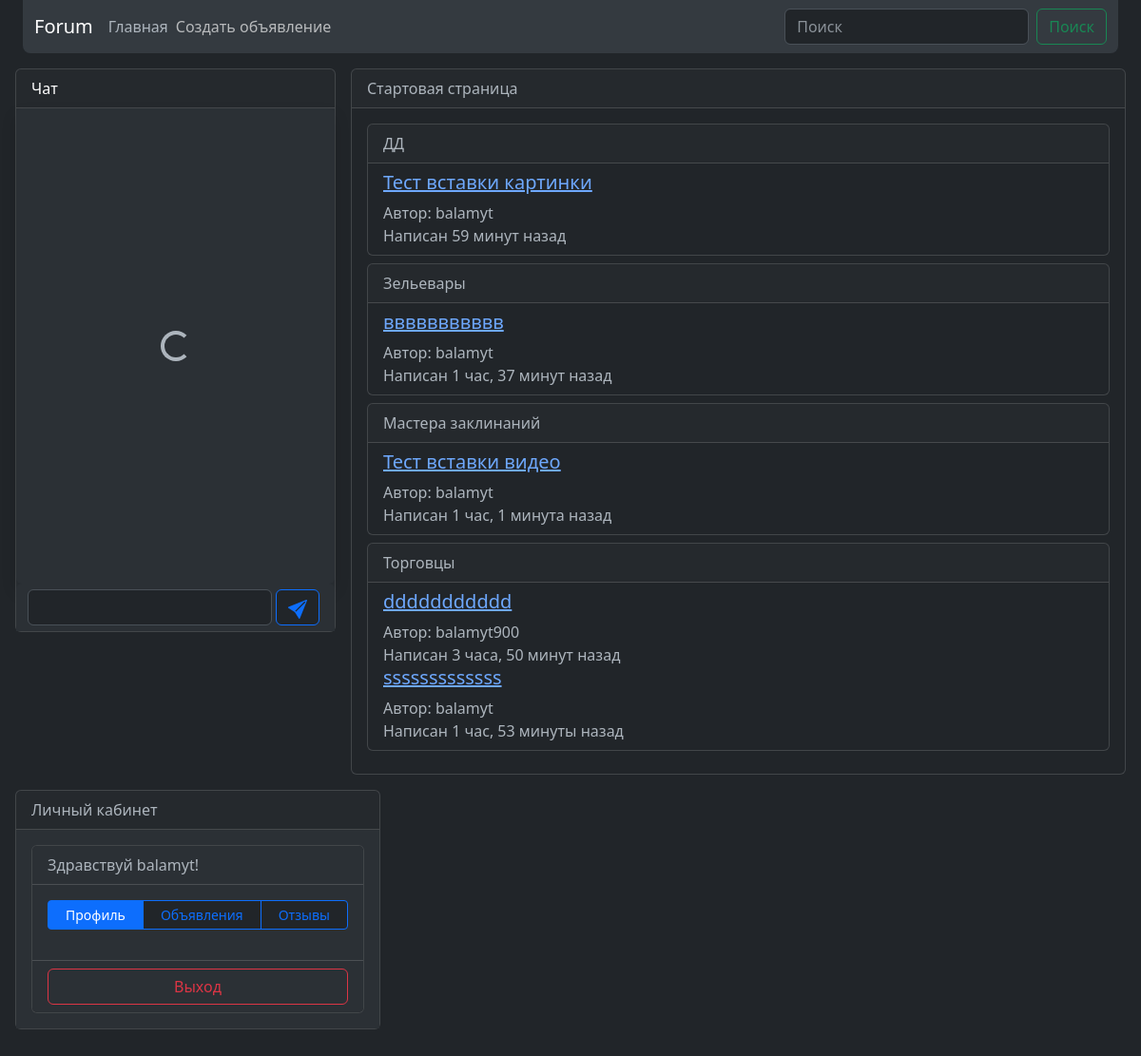
The page / (signed in) on the database its author committed.
### announcement/models.py (models this page shows, shortened)
class Announcement(models.Model):
    author = models.ForeignKey(User, on_delete=models.CASCADE)
    title = models.CharField(max_length=255, null=False)
    text = models.CharField(max_length=555, null=False)
    date = models.DateTimeField(default=time)
    category = models.ForeignKey(Category, on_delete=models.CASCADE)
    class Meta:
        ordering = ('date', )

class Category(models.Model):
    name = models.CharField(max_length=50, null=False)

### main/views.py (the view)
# urls.py: path('', IndexView.as_view()),
class IndexView(ListView):
    model = Category
    template_name = 'index.html'
    def get_context_data(self, *, object_list=None, **kwargs):
        context = super().get_context_data(**kwargs)
        objects = Announcement.objects.all()[:10]
        cats = context['object_list']
        context['object_list'] = {}
        for cat in cats:
            context['object_list'][f'{cat.name}'] = []
            for obj in objects:
                if obj.category.name == cat.name:
                    context['object_list'][f'{cat.name}'].append(obj)
            if not context['object_list'][f'{cat.name}']:
                context['object_list'].pop(f'{cat.name}')
        return context

### templates/index.html
{% extends 'main.html' %}
{% block extra_head %}
{% load humanize %}
{% endblock %}
{% block body %}
<div class="card">
    <div class="card-header">Стартовая страница</div>
    <div class="card-body">
        {% for cat, objects in object_list.items %}
            <div class="card mb-2">
                <div class="card-header">{{ cat }}</div>
                <div class="group-list card-body py-2">
                    {% for obj in objects %}
                        <div class="group-list-item">
                            <a href="/announce/{{ obj.pk }}"><h5>{{ obj.title }}</h5></a>
                            Автор: {{ obj.author }}<br>
                            Написан {{ obj.date|timesince }} назад
                        </div>
                    {% endfor %}
                </div>
            </div>
        {% endfor %}
    </div>
</div>
{% endblock body %}

### templates/account/profile.html (shortened to what this page needs)
    <div class="card flex-nowrap">
      <div class="card-header">Личный кабинет</div>
      <div class="card-body bg-body-tertiary" id="login_window">
        {% if not request.user.is_authenticated %}
          <form class="form-control bg-body-tertiary" id="login_form">
          <label for="login_email">Логин или E-mail адрес</label>
          <input class="form-control" id="login_email" name="login" type="text" required>
          <div class="invalid-feedback" id="login_errors"></div>
          <label for="password">Пароль</label>
          <input class="form-control" id="password" name="password" type="password" required>
          <div class="form-check">
            <input class="form-check-input" id="remember" name="remember" type="checkbox">
            <label class="form-check-label" for="remember">Запомнить меня</label>
          </div>
          <button class="btn btn-outline-primary my-2" style="width: 223px" type="submit">Авторизация</button>
            <a class="btn btn-outline-primary" href="/accounts/google/login/?process=login">
                    <svg xmlns="http://www.w3.org/2000/svg" width="20" height="20" fill="currentColor" class="bi bi-google" viewBox="0 0 16 16">
                      <path d="M15.545 6.558a9.42 9.42 0 0 1 .139 1.626c0 2.434-.87 4.492-2.384 5.885h.002C11.978 15.292 10.158 16 8 16A8 8 0 1 1 8 0a7.689 7.689 0 0 1 5.352 2.082l-2.284 2.284A4.347 4.347 0 0 0 8 3.166c-2.087 0-3.86 1.408-4.492 3.304a4.792 4.792 0 0 0 0 3.063h.003c.635 1.893 2.405 3.301 4.492 3.301 1.078 0 2.004-.276 2.722-.764h-.003a3.702 3.702 0 0 0 1.599-2.431H8v-3.08h7.545z"/>
                    </svg>
                </a>
          <h6>Еще нет аккаунта? <a href="{% url 'account_signup' %}">Регистрация</a></h6>
          <div class="alert alert-danger d-none" id="errors" role="alert"></div>
        </form>
       {% else %}
          <div class="card">
          <div class="card-header bg-body-tertiary">Здравствуй {{ request.user.username }}!</div>
          <div class="card-body bg-body-tertiary">
            <div class="d-flex flex-row mb-3 btn-group bg-body" role="group">
              <button class="btn btn-outline-primary btn-sm" id="profile_btn">Профиль</button>
              <button class="btn btn-outline-primary btn-sm" id="announce_btn">Объявления</button>
              <button class="btn btn-outline-primary btn-sm" id="reply_btn">Отзывы</button>
            </div>
          </div>
          <div class="card-footer d-grid gap-2 bg-body-tertiary">
            <button class="btn btn-outline-danger" id="logout_form">Выход</button>
          </div>
          </div>
       {% endif %}
      </div>
    </div>

### rows shown on the page
Announcement: name "ДД", title "Тест вставки картинки", author "balamyt", date "59 минут"
Announcement: name "Зельевары", title "ввввввввввв", author "balamyt", date "1 час, 37 минут"
Announcement: name "Мастера заклинаний", title "Тест вставки видео", author "balamyt", date "1 час, 1 минута"
Announcement: name "Торговцы", title "ddddddddddd", author "balamyt900", date "3 часа, 50 минут"
Announcement: title "sssssssssssss", author "balamyt", date "1 час, 53 минуты"

### other values the page prints
{{ request.user.username }} "balamyt"
